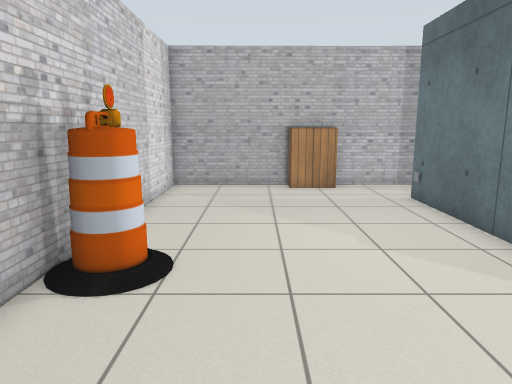
view 1 (above)

14 first-person views from a walk through a robot-simulator world made for Gazebo. The camera is 1.2 m above the floor, tilts 10° down and sees 70° across. The floor is counted in squares, 0.5 m on a side. Each view is taken from the middle of a square. On the plan, view 1 faces up. The plan holds only what a view shows up to about 20 squares ahead; the rest is blank. Robots are left out. Gazebo's built-in surfaces are drawn with simple patterns. Some surface patterns are stand-ins.

view 2
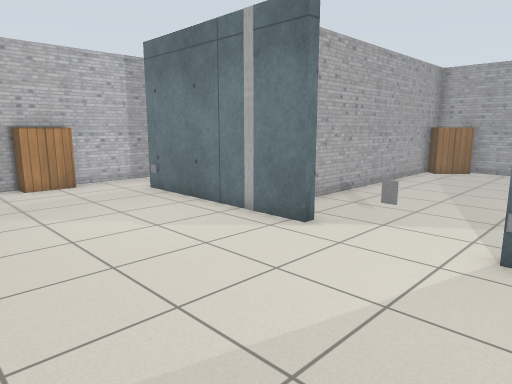

view 3
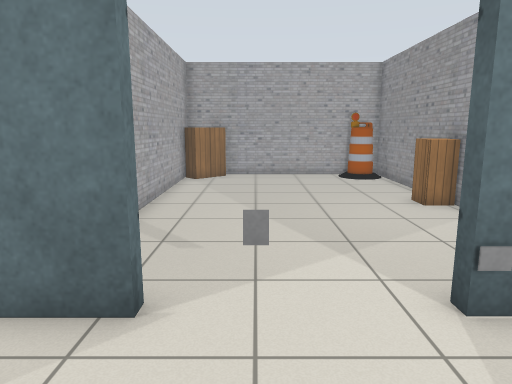

view 4
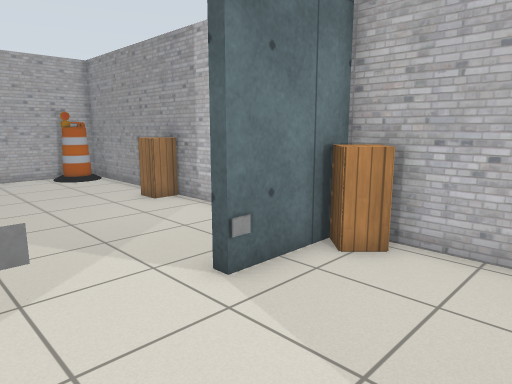

view 5
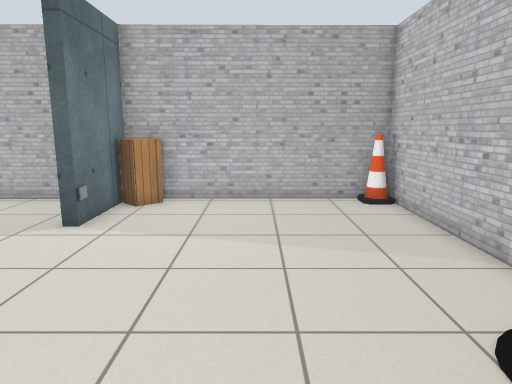

view 6
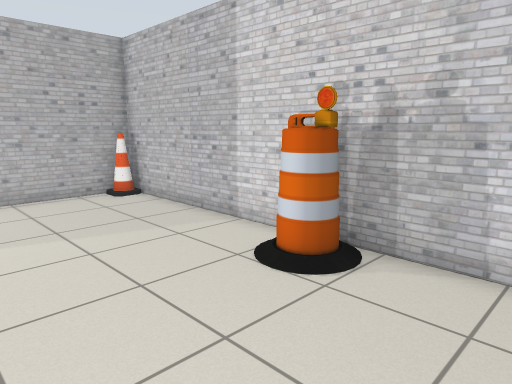

view 7
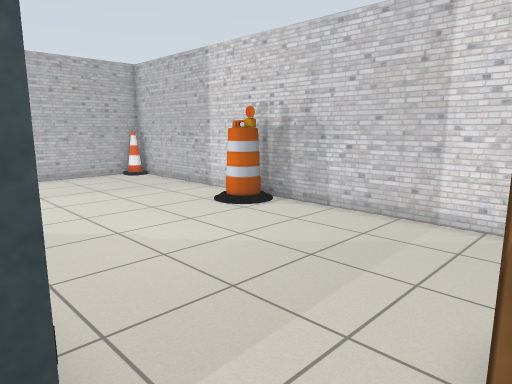

view 8
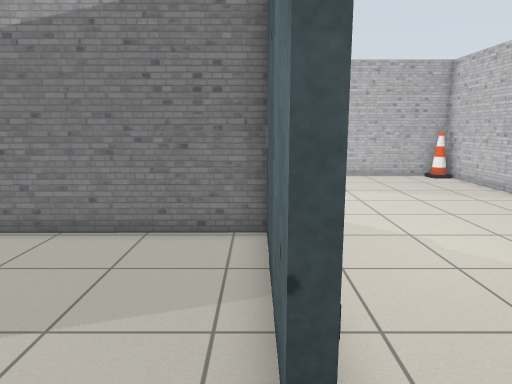

view 9
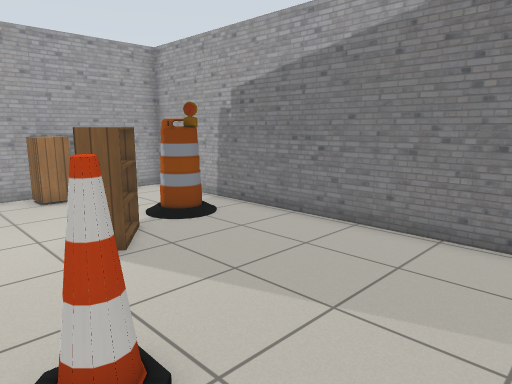

view 10
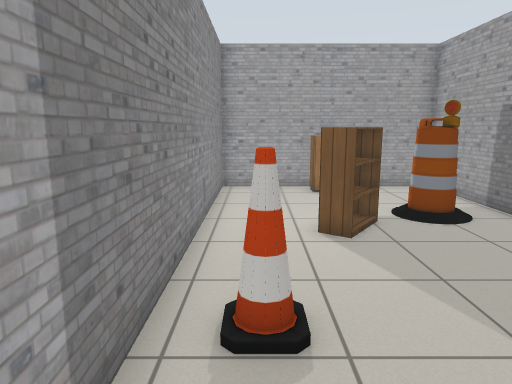

view 11
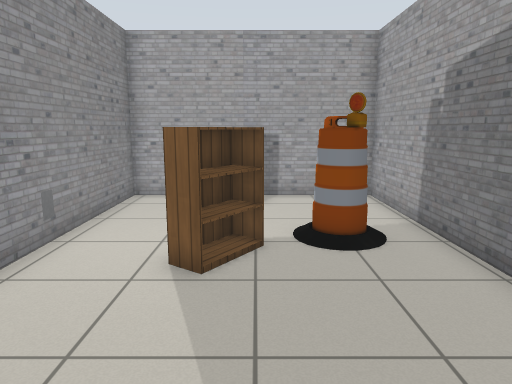

view 12
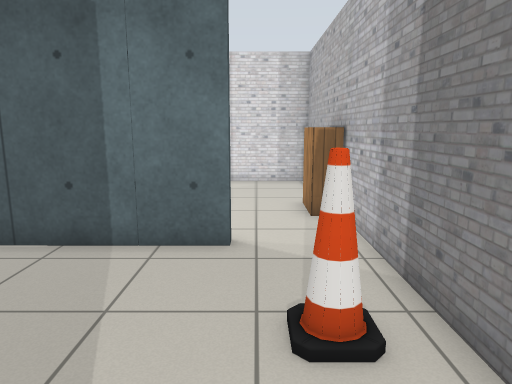

view 13
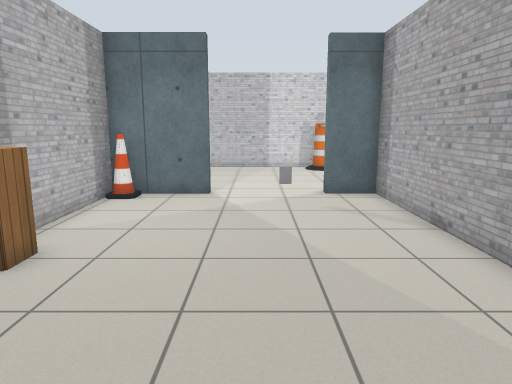

view 14
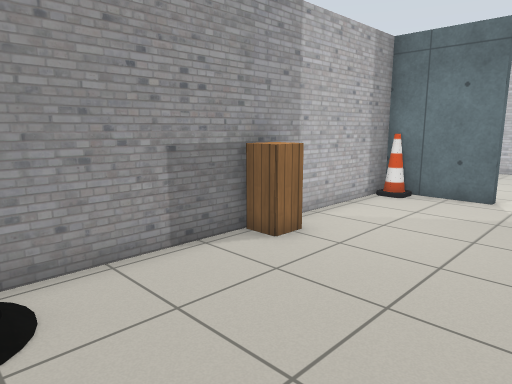

### Floor plan
Ten units are one square. View 1 is at (0, 0); x grows to the right and y downward. Boxes are objects, and circles mark ways between rooms. Rooms are numbered by the first view taken in them; rooms with no view inside come last. Other rooms are left out.
<svg viewBox="-40 -160 245 200">
<path fill="none" stroke="#000" d="M53 12 53 -3 58 -3 58 25M65 33 200 33 200 -65 58 -64 58 -46 53 -46 53 -125 58 -125M-25 32 35 33M66 -154 34 -154M16 -154 -35 -154 -35 34M58 -125 58 -68 200 -69 200 -154 66 -154"/>
<rect x="-35" y="25" width="10" height="10" fill="#bbb"><title>cone</title></rect>
<rect x="-35" y="-65" width="20" height="10" fill="#bbb"><title>barrel</title></rect>
<rect x="15" y="-155" width="20" height="10" fill="#bbb"><title>bookshelf</title></rect>
<rect x="35" y="15" width="20" height="20" fill="#bbb"><title>cabinet</title></rect>
<rect x="45" y="-5" width="10" height="10" fill="#bbb"><title>grey panel</title></rect>
<rect x="45" y="-125" width="10" height="10" fill="#bbb"><title>other object</title></rect>
<rect x="55" y="25" width="10" height="10" fill="#bbb"><title>cone</title></rect>
<rect x="65" y="-35" width="10" height="10" fill="#bbb"><title>grey panel</title></rect>
<rect x="125" y="15" width="10" height="20" fill="#bbb"><title>cabinet</title></rect>
<rect x="175" y="-65" width="20" height="20" fill="#bbb"><title>bookshelf</title></rect>
<rect x="185" y="15" width="10" height="10" fill="#bbb"><title>barrel</title></rect>
<rect x="85" y="-145" width="10" height="10" fill="#bbb"><title>cone</title></rect>
<rect x="125" y="-125" width="20" height="20" fill="#bbb"><title>bookshelf</title></rect>
<rect x="145" y="-95" width="10" height="10" fill="#bbb"><title>barrel</title></rect>
<rect x="185" y="-125" width="10" height="20" fill="#bbb"><title>cabinet</title></rect>
<circle cx="60" cy="-140" r="3" fill="#2a7"/>
<text x="60" y="-40">1</text>
<text x="130" y="-120">2</text>
</svg>
Room 1 opens to room 2.

Where each view was taken, in squares from view 1:
view 1: 0 up, 0 right, facing up
view 2: 1 down, 2 left, facing up-right
view 3: 3 up, 1 right, facing right
view 4: 4 up, 1 right, facing down-right
view 5: 9 up, 1 right, facing down
view 6: 10 up, 3 right, facing down-left
view 7: 15 up, 6 right, facing down-left
view 8: 15 up, 6 right, facing down
view 9: 15 up, 6 right, facing down-right
view 10: 14 up, 5 right, facing right
view 11: 11 up, 7 right, facing right
view 12: 13 up, 13 right, facing left
view 13: 2 up, 19 right, facing left
view 14: 3 up, 19 right, facing down-left
